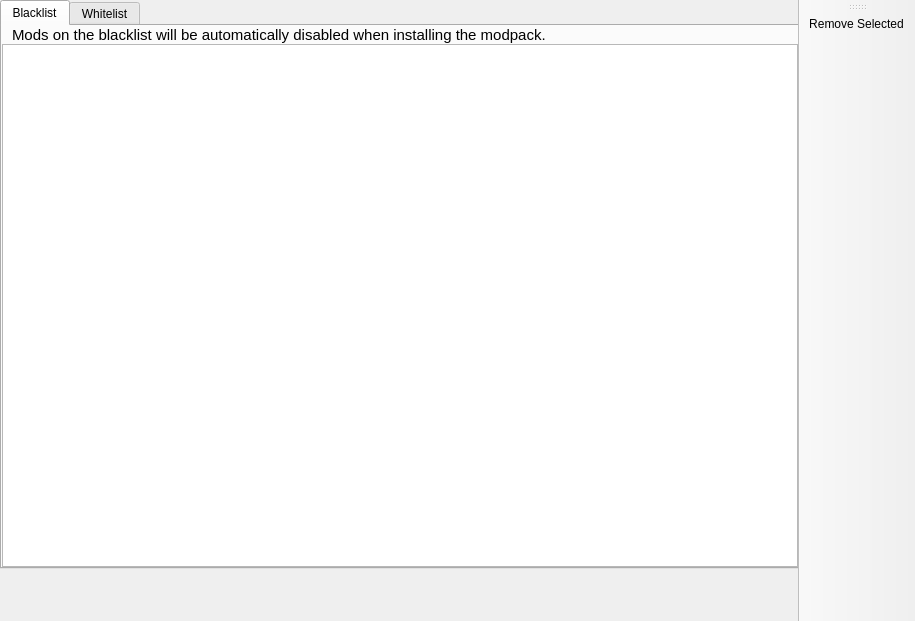
<?xml version="1.0" encoding="UTF-8"?>
<ui version="4.0">
 <class>Cfmodlist</class>
 <widget class="QMainWindow" name="Cfmodlist">
  <property name="geometry">
   <rect>
    <x>0</x>
    <y>0</y>
    <width>915</width>
    <height>621</height>
   </rect>
  </property>
  <property name="windowTitle">
   <string>MainWindow</string>
  </property>
  <widget class="QWidget" name="centralwidget">
   <widget class="QTabWidget" name="tabWidget">
    <property name="enabled">
     <bool>true</bool>
    </property>
    <property name="geometry">
     <rect>
      <x>0</x>
      <y>0</y>
      <width>800</width>
      <height>569</height>
     </rect>
    </property>
    <property name="currentIndex">
     <number>0</number>
    </property>
    <property name="iconSize">
     <size>
      <width>16</width>
      <height>16</height>
     </size>
    </property>
    <widget class="QWidget" name="blacklistTab">
     <attribute name="title">
      <string>Blacklist</string>
     </attribute>
     <layout class="QVBoxLayout" name="verticalLayout_3">
      <property name="spacing">
       <number>0</number>
      </property>
      <property name="leftMargin">
       <number>0</number>
      </property>
      <property name="topMargin">
       <number>0</number>
      </property>
      <property name="rightMargin">
       <number>0</number>
      </property>
      <property name="bottomMargin">
       <number>0</number>
      </property>
      <item>
       <layout class="QVBoxLayout" name="verticalLayout">
        <item>
         <widget class="QLabel" name="blacklistInfoLabel">
          <property name="font">
           <font>
            <pointsize>11</pointsize>
           </font>
          </property>
          <property name="text">
           <string>Mods on the blacklist will be automatically disabled when installing the modpack.</string>
          </property>
          <property name="alignment">
           <set>Qt::AlignLeading|Qt::AlignLeft|Qt::AlignVCenter</set>
          </property>
          <property name="margin">
           <number>2</number>
          </property>
          <property name="indent">
           <number>10</number>
          </property>
         </widget>
        </item>
        <item>
         <widget class="QTableWidget" name="blacklistTableWidget">
          <attribute name="horizontalHeaderMinimumSectionSize">
           <number>25</number>
          </attribute>
          <attribute name="horizontalHeaderHighlightSections">
           <bool>true</bool>
          </attribute>
          <attribute name="verticalHeaderMinimumSectionSize">
           <number>25</number>
          </attribute>
         </widget>
        </item>
       </layout>
      </item>
     </layout>
    </widget>
    <widget class="QWidget" name="WhitelistTab">
     <attribute name="title">
      <string>Whitelist</string>
     </attribute>
     <layout class="QVBoxLayout" name="verticalLayout_2">
      <property name="spacing">
       <number>0</number>
      </property>
      <property name="leftMargin">
       <number>0</number>
      </property>
      <property name="topMargin">
       <number>0</number>
      </property>
      <property name="rightMargin">
       <number>0</number>
      </property>
      <property name="bottomMargin">
       <number>0</number>
      </property>
      <item>
       <layout class="QVBoxLayout" name="verticalLayout_5">
        <property name="leftMargin">
         <number>0</number>
        </property>
        <property name="bottomMargin">
         <number>0</number>
        </property>
        <item>
         <widget class="QLabel" name="whitelistInfoLabel">
          <property name="minimumSize">
           <size>
            <width>0</width>
            <height>0</height>
           </size>
          </property>
          <property name="sizeIncrement">
           <size>
            <width>0</width>
            <height>0</height>
           </size>
          </property>
          <property name="font">
           <font>
            <pointsize>11</pointsize>
           </font>
          </property>
          <property name="text">
           <string>Mods on the whitelist will be automatically downloaded when installing the modpack.</string>
          </property>
          <property name="alignment">
           <set>Qt::AlignLeading|Qt::AlignLeft|Qt::AlignVCenter</set>
          </property>
          <property name="margin">
           <number>2</number>
          </property>
          <property name="indent">
           <number>10</number>
          </property>
         </widget>
        </item>
        <item>
         <widget class="QTableWidget" name="whitelistTableWidget"/>
        </item>
       </layout>
      </item>
     </layout>
    </widget>
   </widget>
  </widget>
  <widget class="QToolBar" name="toolBar">
   <property name="windowTitle">
    <string>toolBar</string>
   </property>
   <attribute name="toolBarArea">
    <enum>RightToolBarArea</enum>
   </attribute>
   <attribute name="toolBarBreak">
    <bool>false</bool>
   </attribute>
   <addaction name="actionRemove_Selected"/>
  </widget>
  <action name="actionRemove_Selected">
   <property name="text">
    <string>Remove Selected</string>
   </property>
  </action>
 </widget>
 <resources/>
 <connections/>
</ui>
